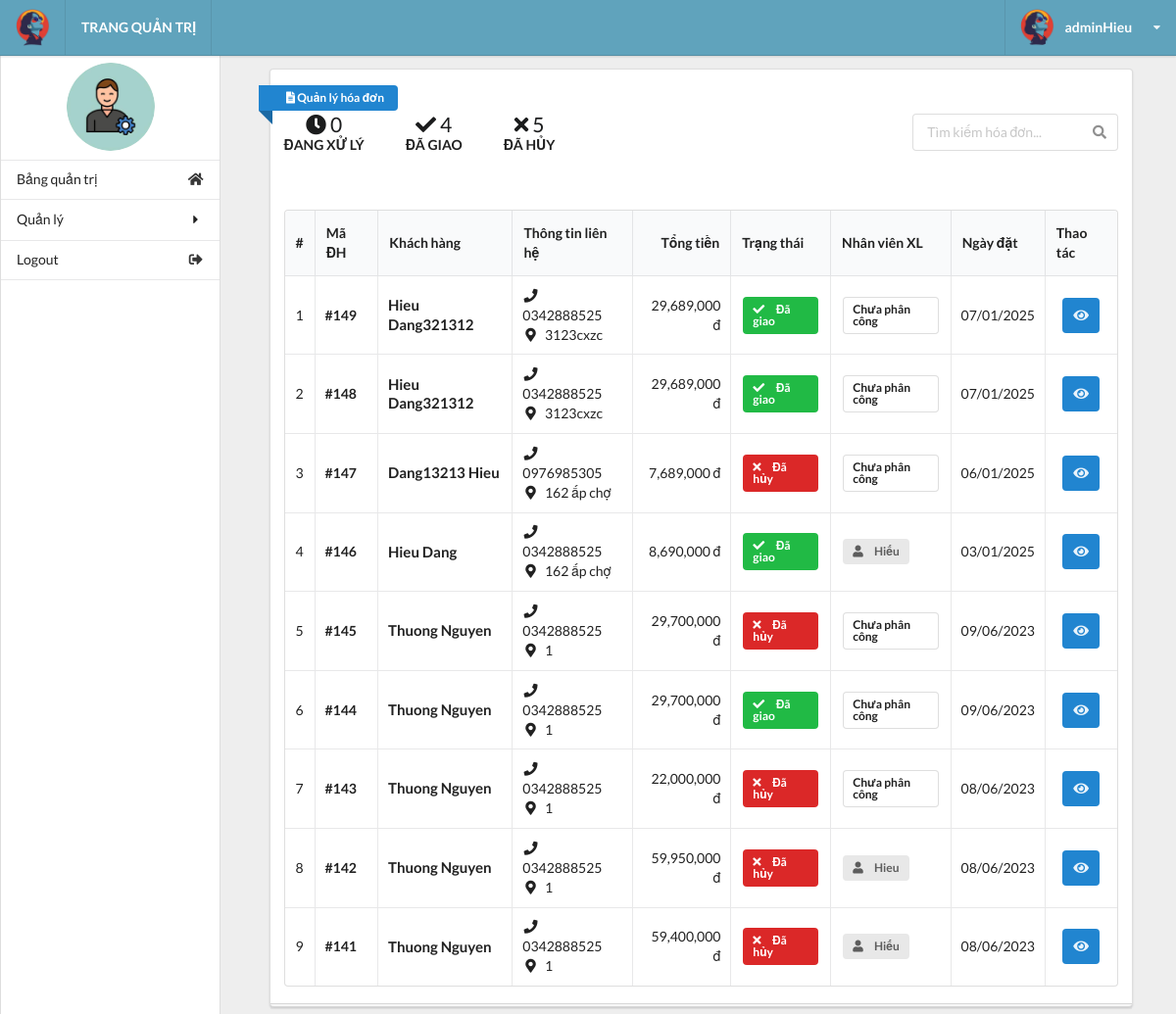
The app's page /admin/admin.php?act=invoice (signed in) with its own data.
### tables this page shows
CREATE TABLE `tbl_order` (
  `id` int(9) NOT NULL,
  `invoice_id` varchar(20) NOT NULL,
  `total_prices` double(10,0) NOT NULL DEFAULT 0,
  `payment` tinyint(1) NOT NULL DEFAULT 1,
  `id_user` int(11) NOT NULL,
  `fname` varchar(20) NOT NULL,
  `lname` varchar(20) NOT NULL,
  `phone` varchar(20) NOT NULL,
  `email` varchar(50) NOT NULL,
  `address` varchar(255) NOT NULL,
  `notes` varchar(255) NOT NULL DEFAULT 'Not note',
  `due_date` date NOT NULL DEFAULT current_timestamp(),
  `status` varchar(20) NOT NULL DEFAULT 'Pending',
  `employee_pr` int(11) DEFAULT NULL
);

CREATE TABLE `tbl_user` (
  `id` int(11) NOT NULL,
  `name_us` varchar(50) DEFAULT NULL,
  `address_us` varchar(100) DEFAULT NULL,
  `email` varchar(50) NOT NULL,
  `user` varchar(20) NOT NULL,
  `password_us` varchar(20) NOT NULL,
  `role_us` tinyint(1) NOT NULL DEFAULT 0
);

### model/invoicedb.php (called while the page is built, shortened)
<?php
    function getall_invoice(){
        $conn=connectdb();
        $stmt = $conn->prepare("SELECT * FROM tbl_order ORDER BY id DESC");
        $stmt->execute();
        $kq=$stmt->fetchAll();
        return $kq;
    }
?>

### model/userdb.php (called while the page is built, shortened)
<?php
function getall_user(){
    $conn=connectdb();
    $stmt = $conn->prepare("SELECT * FROM tbl_user");
    $stmt->execute();
    $kq=$stmt->fetchAll();
    return $kq;
}
?>

### admin/invoice.php (the view, shortened to what this page needs)
<div class="right floated thirteen wide computer sixteen wide phone column" id="content">
    <div class="ui container grid">
        <div class="row">
            <div class="fifteen wide computer sixteen wide phone centered column">
                <div class="ui stacked segment">
                    <div class="ui blue ribbon icon label">
                        <i class="file alternate icon"></i> Quản lý hóa đơn
                    </div>
                    <div class="ui grid">
                        <div class="eight wide column">
                            <div class="ui statistics mini">
                                <div class="statistic">
                                    <div class="value">
                                        <i class="clock icon"></i> <?php echo count(array_filter($kq, function($i) { return $i['status'] == 'Pending'; })); ?>
                                    </div>
                                    <div class="label">Đang xử lý</div>
                                </div>
                                <div class="statistic">
                                    <div class="value">
                                        <i class="check icon"></i> <?php echo count(array_filter($kq, function($i) { return $i['status'] == 'Delivered'; })); ?>
                                    </div>
                                    <div class="label">Đã giao</div>
                                </div>
                                <div class="statistic">
                                    <div class="value">
                                        <i class="times icon"></i> <?php echo count(array_filter($kq, function($i) { return $i['status'] == 'Cancel'; })); ?>
                                    </div>
                                    <div class="label">Đã hủy</div>
                                </div>
                            </div>
                        </div>
                        <div class="eight wide column right aligned">
                            <div class="ui icon input">
                                <input type="text" id="searchInput" placeholder="Tìm kiếm hóa đơn...">
                            </div>
                        </div>
                    </div>
                    <table class="ui celled table">
                        <thead>
                            <tr>
                                <th class="center aligned">#</th>
                                <th>Mã ĐH</th>
                                <th>Khách hàng</th>
                                <th>Thông tin liên hệ</th>
                                <th class="right aligned">Tổng tiền</th>
                                <th>Trạng thái</th>
                                <th>Nhân viên XL</th>
                                <th>Ngày đặt</th>
                                <th>Thao tác</th>
                            </tr>
                        </thead>
                        <tbody>
                            <?php
                            if (isset($kq) && (count($kq) > 0)) {
                                $i = 1;
                                foreach ($kq as $invoice) {
                                    echo '<tr>';
                                    echo '<td class="center aligned">'.$i++.'</td>';
                                    echo '<td><strong>#'.$invoice['id'].'</strong></td>';
                                    echo '<td>
                                            <h4 class="ui header">
                                                '.$invoice['fname'].' '.$invoice['lname'].'
                                            </h4>
                                          </td>';
                                    echo '<td>
                                            <i class="phone icon"></i> '.$invoice['phone'].'<br>
                                            <i class="map marker alternate icon"></i> '.$invoice['address'].'
                                          </td>';
                                    echo '<td class="right aligned">'.number_format($invoice['total_prices']).' đ</td>';
                                    echo '<td>';
                                    switch($invoice['status']) {
                                        case 'Delivered':
                                            echo '<div class="ui green label">
                                                    <i class="check icon"></i> Đã giao
                                                  </div>';
                                            break;
                                        case 'Cancel':
                                            echo '<div class="ui red label">
                                                    <i class="times icon"></i> Đã hủy
                                                  </div>';
                                            break;
                                    }
                                    echo '</td>';
                                    echo '<td>';
                                    $found = false;
                                    foreach($user as $us) {
                                        if($us['id'] == $invoice['employee_pr']) {
                                            echo '<div class="ui label">
                                                    <i class="user icon"></i>
                                                    '.$us['name_us'].'
                                                  </div>';
                                            $found = true;
                                            break;
                                        }
                                    }
                                    if(!$found) echo '<div class="ui basic label">Chưa phân công</div>';
                                    echo '</td>';
                                    echo '<td>'.date('d/m/Y', strtotime($invoice['due_date'])).'</td>';
                                    echo '<td class="center aligned">';
                                    echo '<div class="ui icon buttons">';
                                    echo '<a class="ui blue button" href="../web_user/fashionApp.php?act=print_invoice_admin&iddh='.$invoice['id'].'" title="Xem chi tiết">
                                            <i class="eye icon"></i>
                                          </a>';
                                    echo '</div></td>';
                                    echo '</tr>';
                                }
                            }
                            ?>
                        </tbody>
                    </table>
                </div>
            </div>
        </div>
    </div>
</div>
</html>

### admin/css/main.css (style rules this page uses)
html, body { background-color: #eeeeee; height: 100%; width: 100%; margin: 0; padding: 0; }
#content { top: 1em; }
input[type=text], select { width: 100%; padding: 12px 20px; margin: 8px 0; display: inline-block; border: 1px solid #ccc; border-radius: 4px; box-sizing: border-box; }

### admin/invoice.php (style rules this page uses)
.ui.statistics { margin-bottom: 2em; }
.ui.table td { padding: 0.7em !important; }
.ui.header { margin: 0 !important; }
.ui.label { margin: 0.2em !important; }
.ui.buttons .button { margin: 0 !important; }

### records on screen
tbl_order: id "149", fname "Hieu", lname "Dang321312", phone "0342888525", address "3123cxzc", total_prices "29,689,000", status "Delivered" (drawn), shows "Chưa phân công", due_date "07/01/2025"
tbl_order: id "148", fname "Hieu", lname "Dang321312", phone "0342888525", address "3123cxzc", total_prices "29,689,000", status "Delivered" (drawn), shows "Chưa phân công", due_date "07/01/2025"
tbl_order: id "147", fname "Dang13213", lname "Hieu", phone "0976985305", address "162 ấp chợ", total_prices "7,689,000", status "Cancel" (drawn), shows "Chưa phân công", due_date "06/01/2025"
tbl_order: id "146", fname "Hieu", lname "Dang", phone "0342888525", address "162 ấp chợ", total_prices "8,690,000", status "Delivered" (drawn), due_date "03/01/2025"
tbl_user: name_us "Hiếu"
tbl_order: id "145", fname "Thuong", lname "Nguyen", phone "0342888525", address "1", total_prices "29,700,000", status "Cancel" (drawn), shows "Chưa phân công", due_date "09/06/2023"
tbl_order: id "144", fname "Thuong", lname "Nguyen", phone "0342888525", address "1", total_prices "29,700,000", status "Delivered" (drawn), shows "Chưa phân công", due_date "09/06/2023"
tbl_order: id "143", fname "Thuong", lname "Nguyen", phone "0342888525", address "1", total_prices "22,000,000", status "Cancel" (drawn), shows "Chưa phân công", due_date "08/06/2023"
tbl_order: id "142", fname "Thuong", lname "Nguyen", phone "0342888525", address "1", total_prices "59,950,000", status "Cancel" (drawn), due_date "08/06/2023"
tbl_user: name_us "Hieu"
tbl_order: id "141", fname "Thuong", lname "Nguyen", phone "0342888525", address "1", total_prices "59,400,000", status "Cancel" (drawn), due_date "08/06/2023"

### other values on screen
$_SESSION['name'] "adminHieu"
